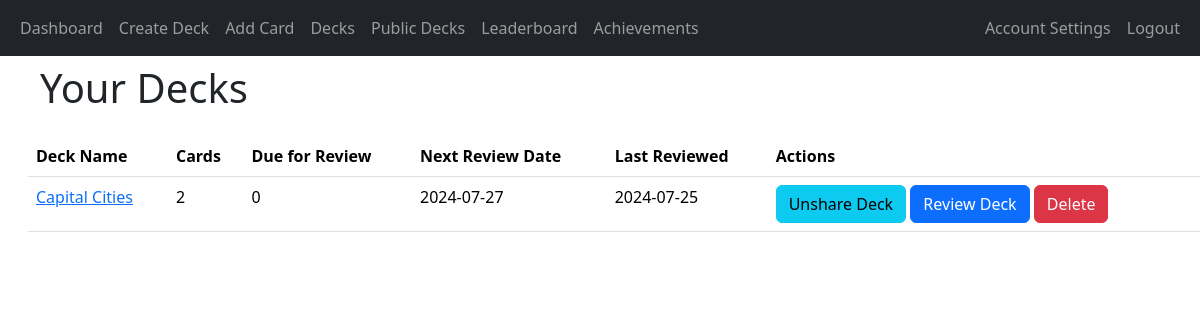
/decks (signed in), run on the app's committed database.
### app/decks/models.py (models this page shows, shortened)
class Deck(db.Model):
    deck_id = db.Column(db.Integer, primary_key=True)
    name = db.Column(db.String(100), nullable=False)
    user_id = db.Column(db.Integer, db.ForeignKey('user.user_id'), nullable=False)
    created_at = db.Column(db.DateTime, nullable=False, default=datetime.utcnow)
    shared = db.Column(db.Boolean, default=False)
    review_start_date = db.Column(db.DateTime, nullable=True)
    cards = db.relationship('Card', backref='deck', cascade='all, delete-orphan', lazy=True)

### app/decks/routes.py (the view)
@decks_blueprint.route('/decks')
@login_required
def decks():
    user_decks = Deck.query.filter_by(user_id=current_user.user_id).all()
    deck_data = []
    for deck in user_decks:
        card_count = Card.query.filter_by(deck_id=deck.deck_id).count()
        due_count = Card.query.filter(Card.deck_id == deck.deck_id,
                                      Card.next_review_date <= datetime.utcnow()).count()
        next_review = db.session.query(Card.next_review_date).filter(
            Card.deck_id == deck.deck_id
        ).order_by(Card.next_review_date.asc()).first()
        if next_review:
            if next_review.next_review_date.date() < datetime.utcnow().date():
                next_review_date = datetime.utcnow().strftime('%Y-%m-%d')
            else:
                next_review_date = next_review.next_review_date.strftime('%Y-%m-%d')
        else:
            next_review_date = 'N/A'
        last_review = db.session.query(ReviewOutcome.timestamp).join(Card,
                                                                     Card.card_id == ReviewOutcome.card_id).filter(
            Card.deck_id == deck.deck_id,
            ReviewOutcome.user_id == current_user.user_id
        ).order_by(ReviewOutcome.timestamp.desc()).first()
        last_review_date = last_review.timestamp.strftime('%Y-%m-%d') if last_review else 'N/A'
        deck_data.append({
            'deck_id': deck.deck_id,
            'name': deck.name,
            'cards': card_count,
            'due_for_review': due_count,
            'shared': deck.shared,
            'next_review_date': next_review_date,
            'last_review_date': last_review_date
        })
    return render_template('decks.html', decks=deck_data)

### app/__init__.py (called while the page is built)
@login_manager.user_loader
def load_user(user_id):
    return User.query.get(int(user_id))

### app/decks/templates/decks.html (shortened to what this page needs)
{% extends "base.html" %}
{% block heading %}Your Decks{% endblock %}
{% block content %}
<table class="table">
    <thead>
        <tr>
            <th>Deck Name</th>
            <th>Cards</th>
            <th>Due for Review</th>
            <th>Next Review Date</th>
            <th>Last Reviewed</th>
            <th>Actions</th>
        </tr>
    </thead>
    <tbody>
        {% for deck in decks %}
        <tr>
            <td><a href="{{ url_for('decks.view_deck', deck_id=deck['deck_id']) }}">{{ deck['name'] }}</a></td>
            <td>{{ deck['cards'] }}</td>
            <td>{{ deck['due_for_review'] }}</td>
            <td>{{ deck['next_review_date'] }}</td>
            <td>{{ deck['last_review_date'] }}</td>
            <td>
                <a href="{{ url_for('decks.share_deck', deck_id=deck['deck_id']) }}" class="btn btn-info">
                    {% if deck['shared'] %}
                    Unshare Deck
                    {% else %}
                    Share Deck
                    {% endif %}
                </a>
                <a href="{{ url_for('review.start_review', deck_id=deck['deck_id']) }}" class="btn btn-primary">Review Deck</a>
                <button class="btn btn-danger" onclick="confirmDelete('{{ url_for('decks.delete_deck', deck_id=deck['deck_id']) }}')">Delete</button>
            </td>
        </tr>
        {% endfor %}
    </tbody>
</table>
{% endblock %}

### data on the page
Deck: name "Capital Cities", cards "2", due_for_review "0", next_review_date "2024-07-27", last_review_date "2024-07-25"
